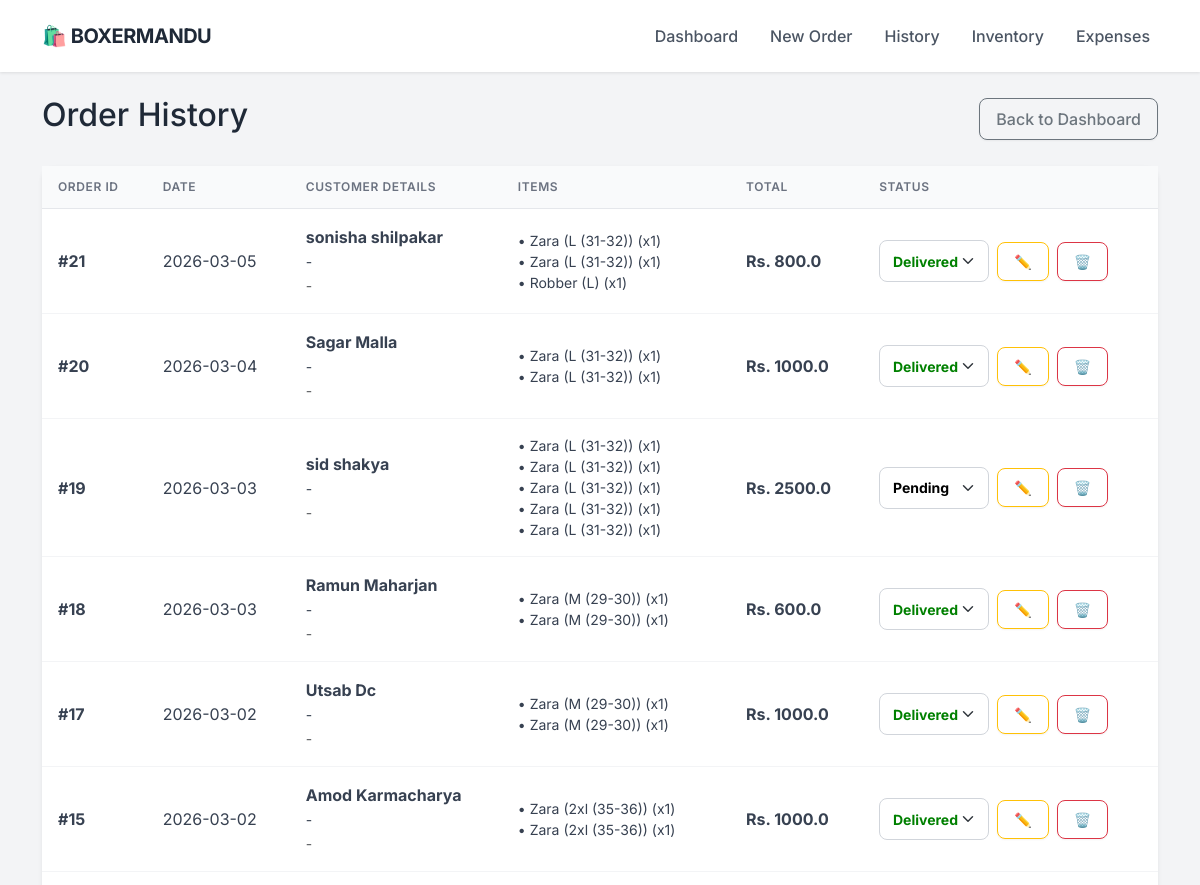
The page /orders (upper part) on the database as committed earlier.
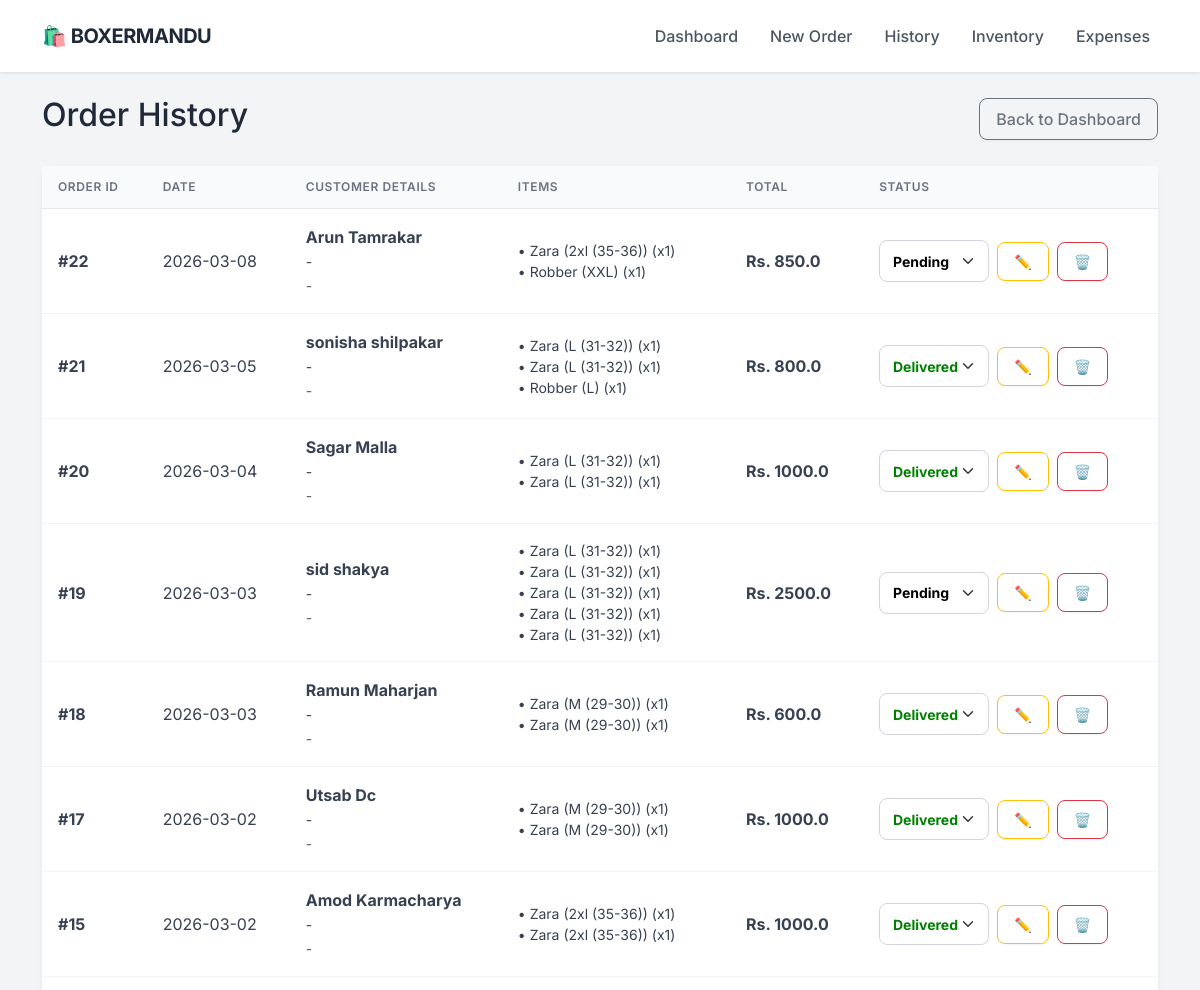
The same page on the database as committed later.
### app.py (models this page shows)
class Order(db.Model):
    id = db.Column(db.Integer, primary_key=True)
    customer_name = db.Column(db.String(100), nullable=False)
    phone = db.Column(db.String(20), nullable=False)
    address = db.Column(db.String(200), nullable=True)
    date = db.Column(db.DateTime, default=datetime.utcnow)
    total_amount = db.Column(db.Float, default=0.0)
    profit = db.Column(db.Float, default=0.0)
    status = db.Column(db.String(20), default='Pending')
    items = db.relationship('OrderItem', backref='order', lazy=True)

class OrderItem(db.Model):
    id = db.Column(db.Integer, primary_key=True)
    order_id = db.Column(db.Integer, db.ForeignKey('order.id'), nullable=False)
    product_id = db.Column(db.Integer, db.ForeignKey('product.id'), nullable=False)
    quantity = db.Column(db.Integer, nullable=False)
    discount = db.Column(db.Float, default=0.0)
    subtotal = db.Column(db.Float, nullable=False)
    product_name = db.Column(db.String(100))

### app.py (the view)
@app.route('/orders')
def order_history():
    all_orders = Order.query.order_by(Order.date.desc()).all()
    return render_template('orders.html', orders=all_orders)

### templates/orders.html (shortened to what this page needs)
{% extends "layout.html" %}
{% block content %}
<div class="d-flex justify-content-between align-items-center mb-4">
    <h2>Order History</h2>
    <a href="/" class="btn btn-outline-secondary">Back to Dashboard</a>
</div>
<div class="card shadow-sm">
    <div class="card-body p-0">
        <table class="table table-hover mb-0 align-middle">
            <thead class="table-light">
                <tr>
                    <th>Order ID</th>
                    <th>Date</th>
                    <th>Customer Details</th>
                    <th>Items</th>
                    <th>Total</th>
                    <th>Status</th>
                </tr>
            </thead>
            <tbody>
                {% for order in orders %}
                <tr>
                    <td><strong>#{{ order.id }}</strong></td>
                    <td>{{ order.date.strftime('%Y-%m-%d') }}</td>
                    <td>
                        <strong>{{ order.customer_name }}</strong><br>
                        <small>{{ order.phone }}</small><br>
                        <small class="text-muted">{{ order.address }}</small>
                    </td>
                    <td>
                        <ul class="list-unstyled mb-0 small">
                        {% for item in order.items %}
                            <li>• {{ item.product_name }} (x{{ item.quantity }})</li>
                        {% endfor %}
                        </ul>
                    </td>
                    <td><strong>Rs. {{ order.total_amount }}</strong></td>
                    <td>
                        <div class="d-flex gap-2 align-items-center">
                            <form action="/update_status/{{ order.id }}" method="POST">
                                <select name="status" class="form-select form-select-sm"
                                        style="width: 110px; font-weight: bold;
                                        color: {{ 'green' if order.status == 'Delivered' else ('blue' if order.status == 'Shipped' else 'black') }}"
                                        onchange="this.form.submit()">
                                    <option value="Pending" {% if order.status == 'Pending' %}selected{% endif %}>Pending</option>
                                    <option value="Delivered" {% if order.status == 'Delivered' %}selected{% endif %}>Delivered</option>
                                </select>
                            </form>
                            <a href="/edit_order/{{ order.id }}" class="btn btn-sm btn-outline-warning" title="Edit Order">✏️</a>
                            <a href="/delete_order/{{ order.id }}"
                               class="btn btn-sm btn-outline-danger"
                               onclick="return confirm('Are you sure? This will delete the order and RESTORE the stock.')"
                               title="Delete Order">
                                🗑️
                            </a>
                        </div>
                    </td>
                </tr>
                {% endfor %}
            </tbody>
        </table>
    </div>
</div>
{% endblock %}

### templates/layout.html (shortened to what this page needs)
<!DOCTYPE html>
<html lang="en">
<head>
    <link href="https://cdn.jsdelivr.net/npm/bootstrap@5.3.0/dist/css/bootstrap.min.css" rel="stylesheet">
</head>
<body>
    <nav class="navbar navbar-expand-lg sticky-top">
        <div class="container">
            <a class="navbar-brand" href="/">
                🛍️ BOXERMANDU
            </a>
            <div class="collapse navbar-collapse" id="navbarNav">
                <ul class="navbar-nav ms-auto">
                    <li class="nav-item"><a class="nav-link" href="/">Dashboard</a></li>
                    <li class="nav-item"><a class="nav-link" href="/new_order">New Order</a></li>
                    <li class="nav-item"><a class="nav-link" href="/orders">History</a></li>
                    <li class="nav-item"><a class="nav-link" href="/inventory">Inventory</a></li>
                    <li class="nav-item"><a class="nav-link" href="/expenses">Expenses</a></li>
                </ul>
            </div>
        </div>
    </nav>
    <div class="container py-4">
        {% block content %}{% endblock %}
    </div>
</body>
</html>

### templates/layout.html (style rules this page uses)
:root { --primary-color: #2563eb; --bg-color: #f3f4f6; --text-dark: #1f2937; --card-shadow: 0 4px 6px -1px rgba(0, 0, 0, 0.1), 0 2px 4px -1px rgba(0, 0, 0, 0.06); }
body { font-family: 'Inter', sans-serif; background-color: var(--bg-color); color: var(--text-dark); }
.navbar { background-color: #ffffff; box-shadow: 0 1px 3px rgba(0,0,0,0.1); padding: 1rem 0; }
.navbar-brand { font-weight: 700; color: var(--text-dark) !important; font-size: 1.25rem; letter-spacing: -0.5px; }
.nav-link { color: #4b5563 !important; font-weight: 500; margin-left: 1rem; transition: color 0.2s; }
.card { border: none; border-radius: 12px; box-shadow: var(--card-shadow); background: #ffffff; transition: transform 0.2s; }
.btn { border-radius: 8px; font-weight: 500; padding: 0.5rem 1rem; box-shadow: 0 1px 2px 0 rgba(0, 0, 0, 0.05); }
.table { margin-bottom: 0; }
.table thead th { background-color: #f9fafb; color: #6b7280; font-size: 0.75rem; text-transform: uppercase; letter-spacing: 0.05em; font-weight: 600; border-bottom: 1px solid #e5e7eb; padding: 0.75rem 1rem; }
.table tbody td { padding: 1rem 1rem; vertical-align: middle; color: #374151; border-bottom: 1px solid #f3f4f6; }
.form-control, .form-select { border-radius: 8px; border: 1px solid #d1d5db; padding: 0.6rem 0.8rem; }

Rows that differ between the two databases and show on the page:
added Order: id "22", date "2026-03-08", customer_name "Arun Tamrakar", phone "-", address "-", total_amount "850.0", status "Pending"
added OrderItem: product_name "Zara (2xl (35-36))", quantity "1", shown under "22"
added OrderItem: product_name "Robber (XXL)", quantity "1", shown under "22"
